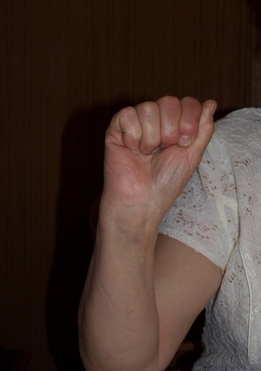
#> input picture semester-5/HMI/kcm-static-gestures/gest0.jpg, 261 x 371 px; its folder holds 8 pictures in this run
$ python main.py
#> lines starting #> are read from the running program, lines starting #| are printed output that depends on the picture; after the words box and inside, x2 and y2 are one past the last pixel; in counts of white or black regions, pixels touching at a corner belong together
import cv2
import numpy as np
from skimage.measure import label, regionprops

def process_image_with_noise_removal(image_path, output_name, min_area=11111, offset = 20):
    # Load the image
#> called with image_path = 'gest0.jpg', output_name = 'gest0', min_area = 11111, offset = 20
    image = cv2.imread(image_path)
#> image is the input picture: shape (371, 261, 3); mean B, G, R 44.2, 52, 69.6
    if image is None:
        return

    hsv_image = cv2.cvtColor(image, cv2.COLOR_BGR2HSV)
#> hsv_image: shape (371, 261, 3); mean H, S, V 18.3, 148.4, 69.7
    hsv_image = hsv_image.astype(np.float32) / 255.0  # normalization
#> hsv_image: shape (371, 261, 3) float32; mean H, S, V 0.0718, 0.582, 0.273

    skin_mask = np.zeros((hsv_image.shape[0], hsv_image.shape[1]), dtype=np.uint8)
    for i in range(hsv_image.shape[0]):
        for j in range(hsv_image.shape[1]):
            H, S, V = hsv_image[i, j]
            if (H <= 0.2 or H >= 0.9) and (0.2 <= S <= 0.5) and (V >= 0.4):
                skin_mask[i, j] = 255
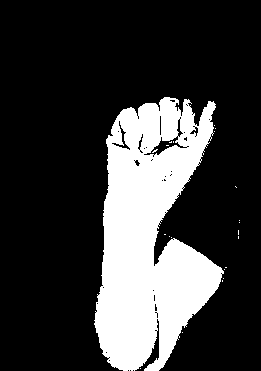
#> skin_mask: shape (371, 261); 23% white; 22 white regions (21 under 20 px)

    # create a labeled mask of objects
    labeled_mask, num_labels = label(skin_mask, connectivity=2, return_num=True)
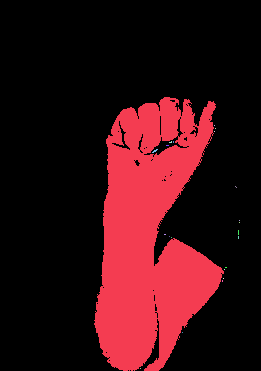
#> labeled_mask: shape (371, 261) int64; 23 distinct labels, from 0 to 22; one colour per label, 0 black
#> num_labels = 22

    props = regionprops(labeled_mask)
#> props = 22 regions; largest, box (x1, y1, x2, y2) and area: (94, 97, 224, 371) 22192, (152, 149, 158, 153) 10, (238, 230, 239, 235) 5, (169, 141, 172, 143) 4, (166, 145, 169, 146) 3

    large_objects_mask = np.zeros_like(skin_mask)
    object_count = 0
    max_area = 0
    hand_centroid = (0, 0)
    equiv_diameter = 0

    # keep large objects only
    for prop in props:
        if prop.area >= min_area:
            large_objects_mask[labeled_mask == prop.label] = 255
            object_count += 1

        if prop.area > max_area:
                max_area = prop.area
                hand_centroid = prop.centroid
                equiv_diameter = prop.equivalent_diameter
#> this loop made 22 passes
#> (object_count, max_area, hand_centroid, equiv_diameter) on pass 1: (1, 22192, (236.3, 149.6), 168.1)
#> large_objects_mask: shape (371, 261); 22.9% white; 1 white region, box (x1, y1, x2, y2) and area: (94, 97, 224, 371) 22192
#> after the loop, equiv_diameter = 168.1; max_area = 22192; object_count = 1

    # find centroid and radius
    skin_mask_with_centroid = cv2.cvtColor(large_objects_mask, cv2.COLOR_GRAY2BGR)
    centroid_x, centroid_y = int(hand_centroid[1]), int(hand_centroid[0])
#> centroid_x = 149; centroid_y = 236
    radius = int(equiv_diameter / 2) + offset
#> radius = 104

    # draw a circle mask
    circle_mask = np.zeros_like(large_objects_mask, dtype=np.uint8)
    cv2.circle(circle_mask, (centroid_x, centroid_y), radius, 255, thickness=-1)
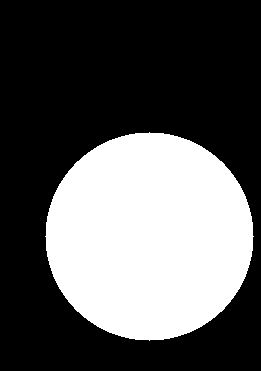
#> circle_mask: shape (371, 261); 35.1% white; 1 white region, box (x1, y1, x2, y2) and area: (45, 132, 254, 341) 33949

    # apply the circle mask
    masked_fingers = cv2.bitwise_and(large_objects_mask, cv2.bitwise_not(circle_mask))
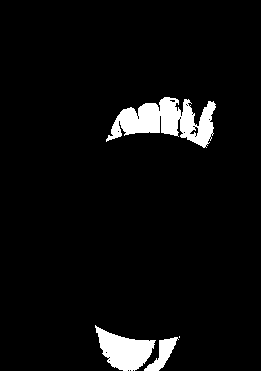
#> masked_fingers: shape (371, 261); 5.1% white; 4 white regions (1 under 20 px), largest, box (x1, y1, x2, y2) and area: (106, 97, 216, 148) 2910, (95, 325, 156, 371) 1526, (144, 337, 179, 371) 464

    # count fingers
    _, finger_count = label(masked_fingers, connectivity=2, return_num=True)
#> finger_count = 4

    cv2.imwrite(f"{output_name}_filtered_mask.png", large_objects_mask)
    cv2.imwrite(f"{output_name}_centroid.png", skin_mask_with_centroid)
    cv2.imwrite(f"{output_name}_fingers.png", masked_fingers)

    print(f"image: {output_name}, number of objects after filtering: {object_count}, finger count: {finger_count-1}")
#| image: gest0, number of objects after filtering: 1, finger count: 3

image_files = ["gest0.jpg", "gest1.jpg", "gest2.jpg", "gest3.jpg", "gest4.jpg", "gest5.jpg"]

for image_file in image_files:
    process_image_with_noise_removal(image_file, image_file.split('.')[0])
#> pass 2 of the loop `for image_file in image_files:`:
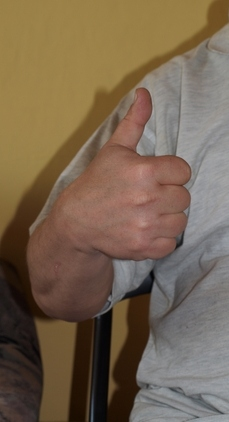
#> input picture semester-5/HMI/kcm-static-gestures/gest1.jpg, 229 x 422 px
#> in process_image_with_noise_removal, image is the input picture: shape (422, 229, 3); mean B, G, R 79.7, 100.8, 119.5
#> after the loop in process_image_with_noise_removal (call 2), `for i in range(hsv_image.shape[0]):`:
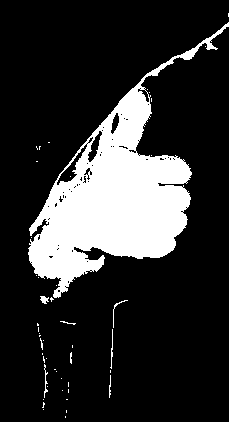
#> skin_mask: shape (422, 229); 18.8% white; 48 white regions (40 under 20 px)
#> labeled_mask: shape (422, 229) int64; 49 distinct labels, from 0 to 48
#> num_labels = 48
#> props = 48 regions; largest, box (x1, y1, x2, y2) and area: (28, 22, 229, 298) 17831, (44, 364, 48, 398) 51, (110, 329, 113, 369) 48, (40, 296, 49, 304) 47, (113, 300, 128, 328) 44
#> the loop in process_image_with_noise_removal (call 2), `for prop in props:` made 48 passes
#> (object_count, max_area, hand_centroid, equiv_diameter) on pass 2: (1, 17831, (197, 113.9), 150.7)
#> after the loop in process_image_with_noise_removal (call 2), `for prop in props:`: equiv_diameter = 150.7; max_area = 17831; object_count = 1
#> skin_mask_with_centroid: shape (422, 229, 3); 18.5% white; 1 white region, box (x1, y1, x2, y2) and area: (28, 22, 229, 298) 17831
#> centroid_x = 113; centroid_y = 197
#> radius = 95
#> circle_mask: shape (422, 229); 29.3% white; 1 white region, box (x1, y1, x2, y2) and area: (18, 102, 209, 293) 28345
#> in process_image_with_noise_removal (call 2), `masked_fingers = cv2.bitwise_and(large_objects_mask, cv2.bitwise_not(c..`:
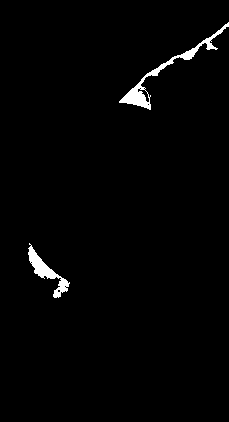
#> masked_fingers: shape (422, 229); 1.6% white; 2 white regions, box (x1, y1, x2, y2) and area: (119, 22, 229, 110) 913, (28, 243, 70, 298) 594
#> finger_count = 2
#| image: gest1, number of objects after filtering: 1, finger count: 1
#> pass 3 of the loop `for image_file in image_files:`:
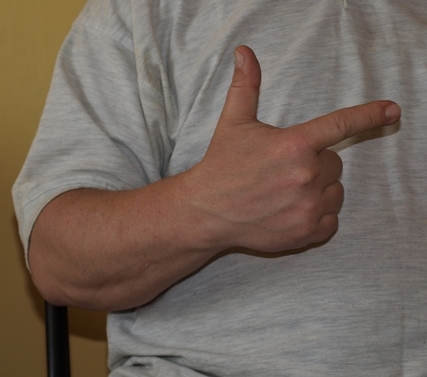
#> input picture semester-5/HMI/kcm-static-gestures/gest2.jpg, 427 x 377 px
#> in process_image_with_noise_removal, image is the input picture: shape (377, 427, 3); mean B, G, R 92.5, 102.6, 116.1
#> after the loop in process_image_with_noise_removal (call 3), `for i in range(hsv_image.shape[0]):`:
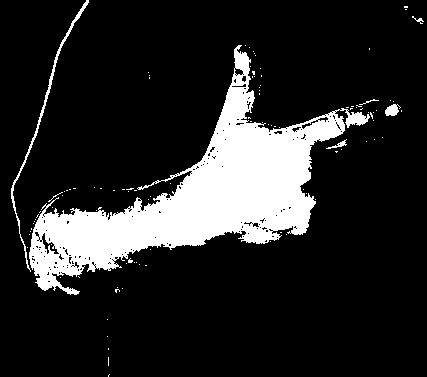
#> skin_mask: shape (377, 427); 15.6% white; 104 white regions (98 under 20 px)
#> labeled_mask: shape (377, 427) int64; 105 distinct labels, from 0 to 104
#> num_labels = 104
#> props = 104 regions; largest, box (x1, y1, x2, y2) and area: (29, 45, 370, 295) 23952, (11, 0, 89, 272) 685, (385, 104, 401, 116) 127, (326, 139, 347, 149) 60, (412, 16, 424, 24) 30
#> the loop in process_image_with_noise_removal (call 3), `for prop in props:` made 104 passes
#> (object_count, max_area, hand_centroid, equiv_diameter) on pass 5: (1, 23952, (194.6, 200), 174.6)
#> after the loop in process_image_with_noise_removal (call 3), `for prop in props:`: equiv_diameter = 174.6; max_area = 23952; object_count = 1
#> skin_mask_with_centroid: shape (377, 427, 3); 14.9% white; 1 white region, box (x1, y1, x2, y2) and area: (29, 45, 370, 295) 23952
#> centroid_x = 200; centroid_y = 194
#> radius = 107
#> circle_mask: shape (377, 427); 22.3% white; 1 white region, box (x1, y1, x2, y2) and area: (93, 87, 308, 302) 35953
#> in process_image_with_noise_removal (call 3), `masked_fingers = cv2.bitwise_and(large_objects_mask, cv2.bitwise_not(c..`:
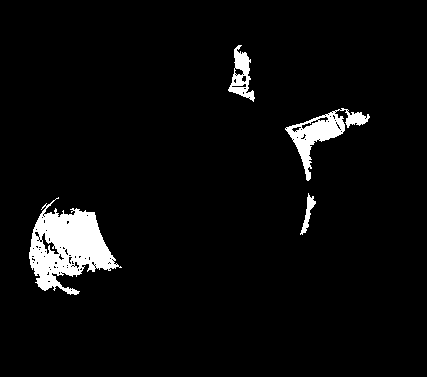
#> masked_fingers: shape (377, 427); 4.4% white; 4 white regions, box (x1, y1, x2, y2) and area: (29, 197, 122, 295) 4528, (285, 108, 370, 181) 1696, (228, 45, 255, 102) 681, (300, 193, 316, 235) 218
#> finger_count = 4
#| image: gest2, number of objects after filtering: 1, finger count: 3
#> the loop made 6 passes; the first 3 are shown
